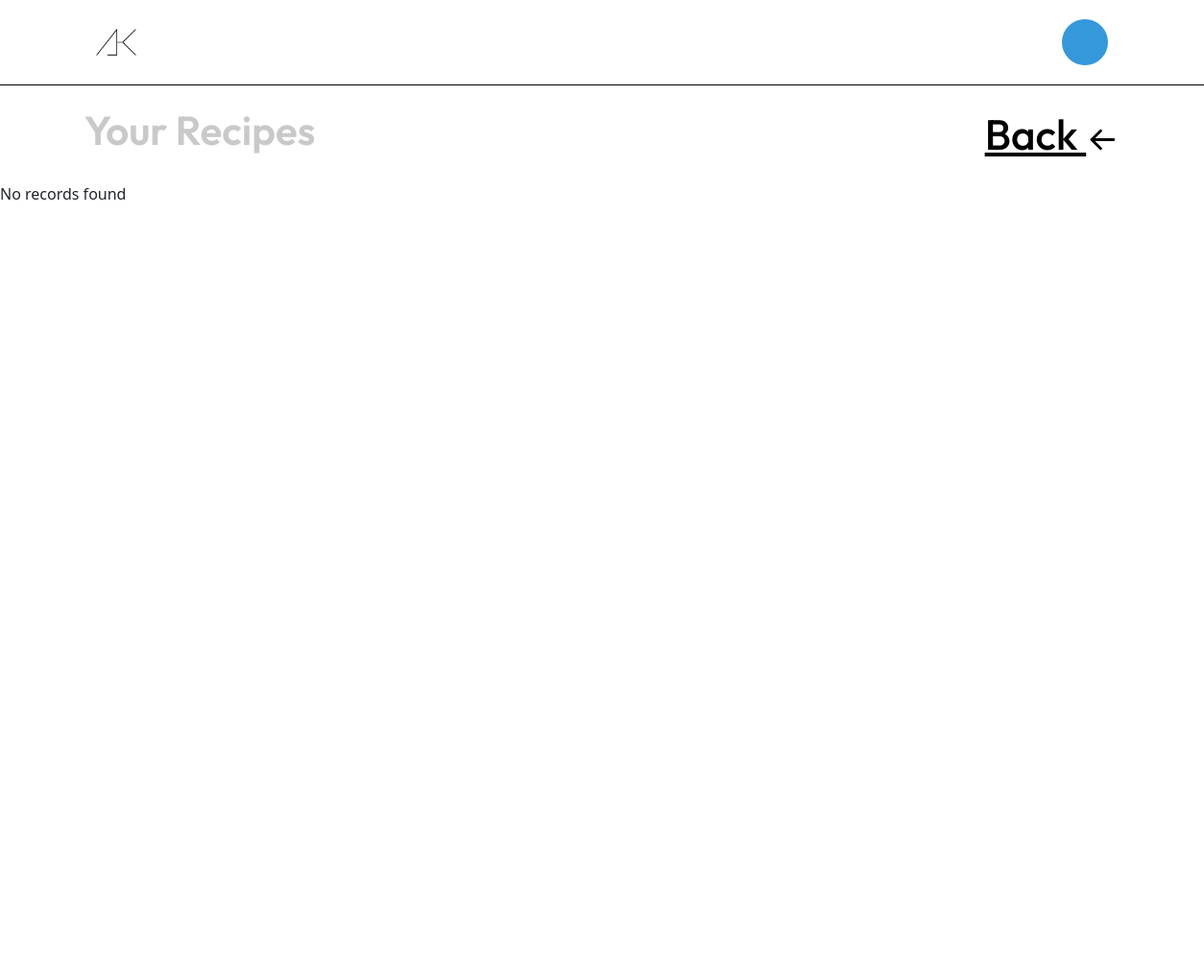
Before: /yourrecipe.php?id=0 (upper part) with the older database file.
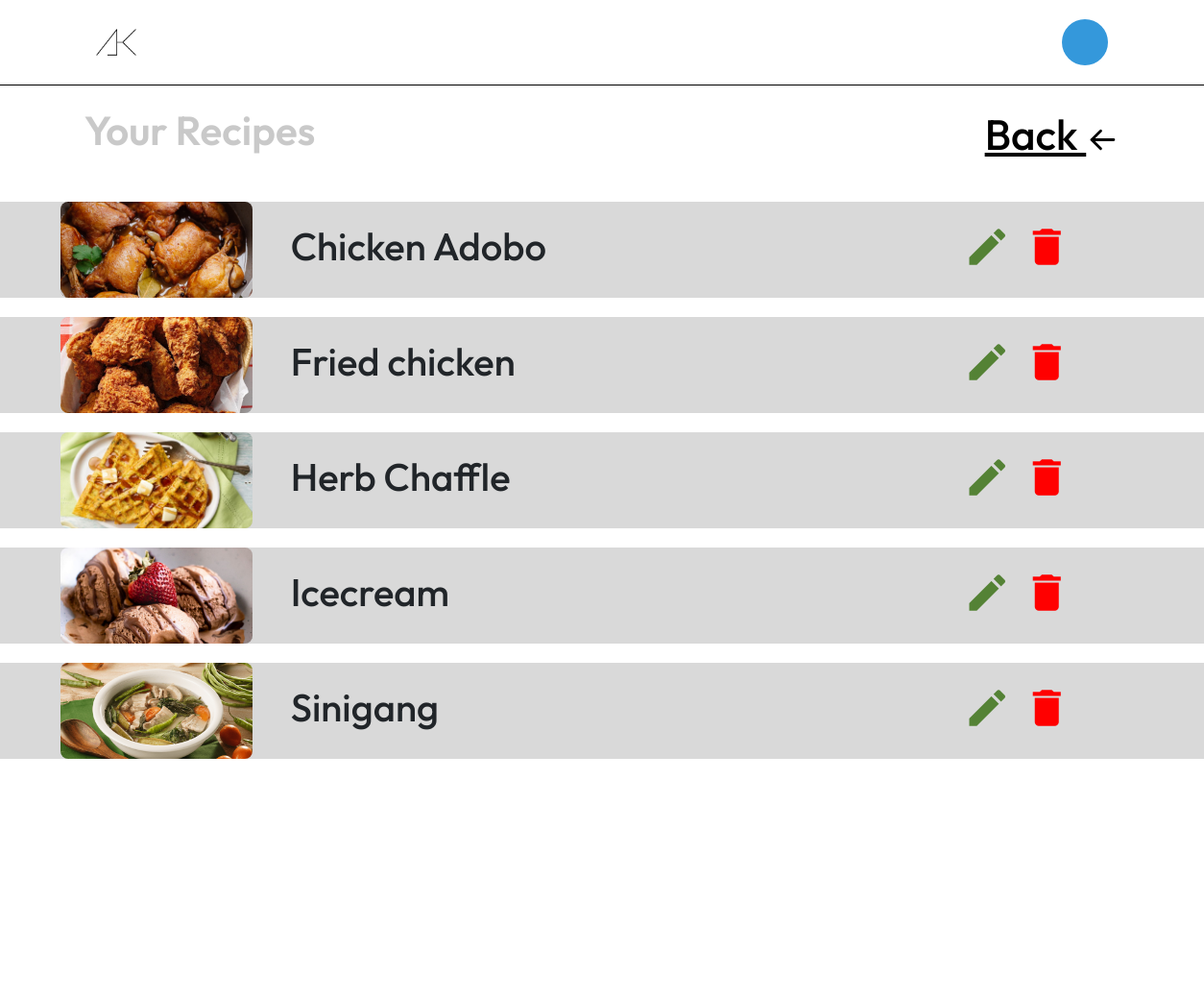
After: the same page with the newer database file.
### tables this page shows
CREATE TABLE `recipes` (
  `id` int(11) NOT NULL,
  `title` varchar(255) NOT NULL,
  `category` varchar(20) NOT NULL,
  `description` text NOT NULL,
  `steps` text NOT NULL,
  `url_dish` varchar(10000) NOT NULL,
  `creator` varchar(100) NOT NULL,
  `user_id` varchar(100) NOT NULL
);

### yourrecipe.php (the view, shortened to what this page needs)
<?php
require_once(__DIR__ . '/pagesPHP/connection.php');
?>
<!DOCTYPE html>
<html lang="en">
<head>
    <link href="https://cdn.jsdelivr.net/npm/bootstrap@5.0.2/dist/css/bootstrap.min.css" rel="stylesheet">
    <link rel="stylesheet" href="./style/homepage.css" />
</head>
<body>
    <nav class="navbar">
        <img class="logo" src="./assets/Logo.png" alt="" />
        <div class="navbar-links">
            <ul>
                <div class="dropdown">
                    <button onclick="myFunction()" class="dropbtn"></button>
                </div>
            </ul>
        </div>
    </nav>
    <section class="banner-sec">
        <h1 class="saved-recipe-title">Your Recipes</h1>
        <a class="back-saved-recipe" href="homepage.php">Back
        </a>
    </section>
    <section class="saved-recipe-data">
        <?php
        try {
            $user_id = $_GET['id'];
            $query = "SELECT * FROM recipes WHERE user_id = :user_id ";
            $stmt = $pdo->prepare($query);
            $data = [
                ":user_id" => $user_id
            ];
            $stmt->execute($data);
            $result = $stmt->fetchAll(PDO::FETCH_ASSOC);
            if ($result) {
                foreach ($result as $row) {
        ?>
                    <div style=" background-color:#D9D9D9; margin-top: 20px;width:100%; display:flex; justify-content:space-between; align-items:center; margin-bottom: 10px">
                        <div style="margin-left:5%;  display: flex; align-items:center;  ">
                            <img style="margin-right:40px" class="responsive-image" src="uploads/<?= $row['url_dish']; ?>" alt="Recipe Image">
                            <h1 style="	font-family: Outfit;
	font-size: 2.5rem;"><?= $row['title']; ?></h1>
                        </div>
                        <div style="display: flex; width:20%; justify-content:space-between; align-items:center">
                            <a href="yourrecipe_edit.php?id=<?= $row['id']; ?>"><i style="font-size: 50px; color:#548235" class="large material-icons ">create</i></a>
                            <form action="code.php" method="POST">
                                <button style=" margin-right:160px; background-color:transparent; border:none" type="submit" value="<?= $row['id']; ?>" name="delete_userrecipe" class="btn btn-danger"><i style="font-size: 50px; color:red" class="large material-icons ">delete</i></button>
                            </form>
                        </div>
                    </div>
                <?php
                }
            } else {
                ?>
                <tr>
                    <td colspan="4">No records found</td>
                </tr>
        <?php
            };
        } catch (PDOException $e) {
            $e->getMessage();
        }
        ?>
    </section>
</body>
</html>

Changed rows visible on the page:
added recipes: url_dish (picture), title "Chicken Adobo", $row['id'] 46 (drawn)
added recipes: url_dish (picture), title "Fried chicken", $row['id'] 47 (drawn)
added recipes: url_dish (picture), title "Herb Chaffle", $row['id'] 48 (drawn)
added recipes: url_dish (picture), title "Icecream", $row['id'] 50 (drawn)
added recipes: url_dish (picture), title "Sinigang", $row['id'] 52 (drawn)
Other visible differences:
text no longer shown: "No records found"
